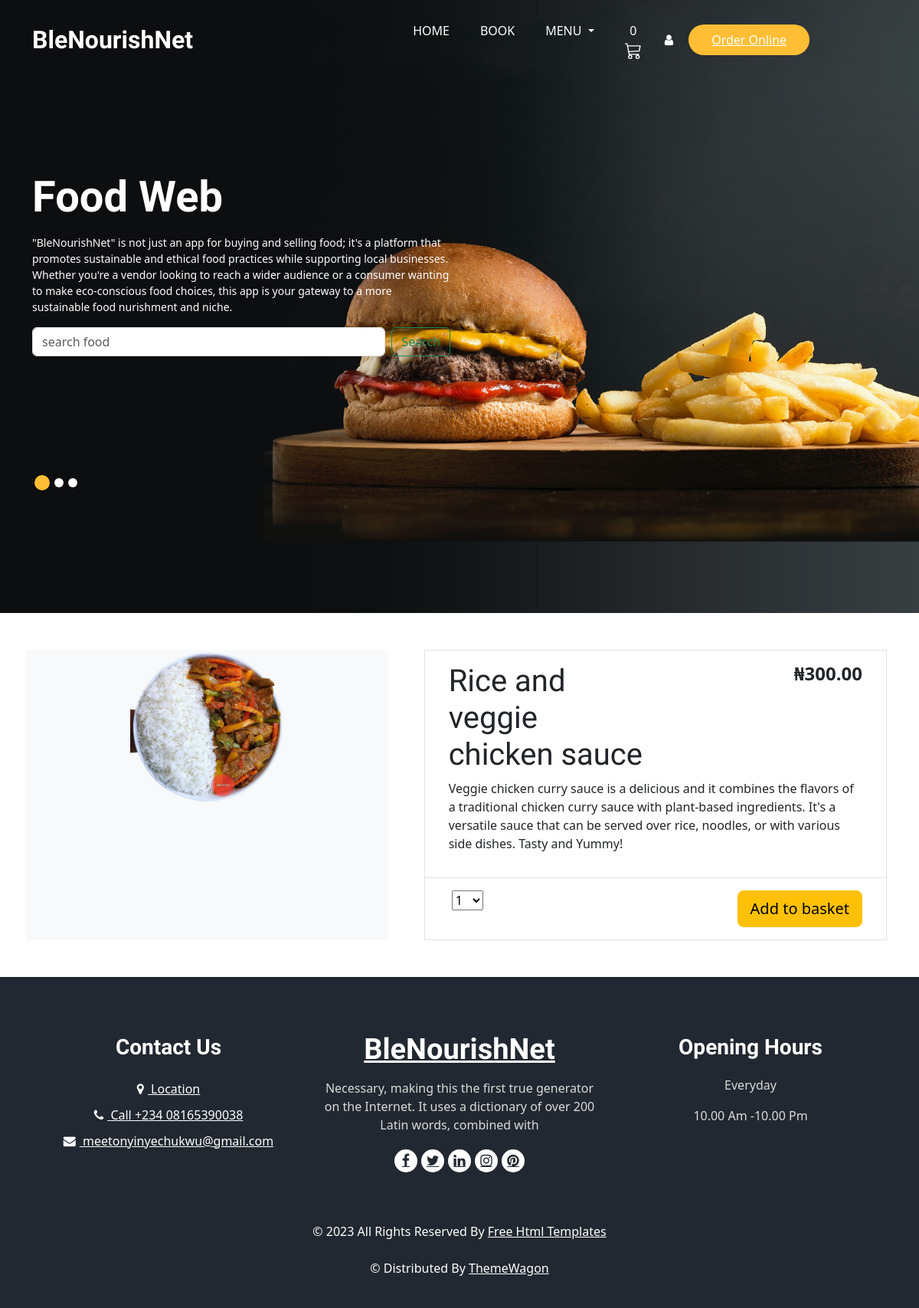
The page /item/rice-and-veggie-chicken-sauce/ on the database as committed earlier.
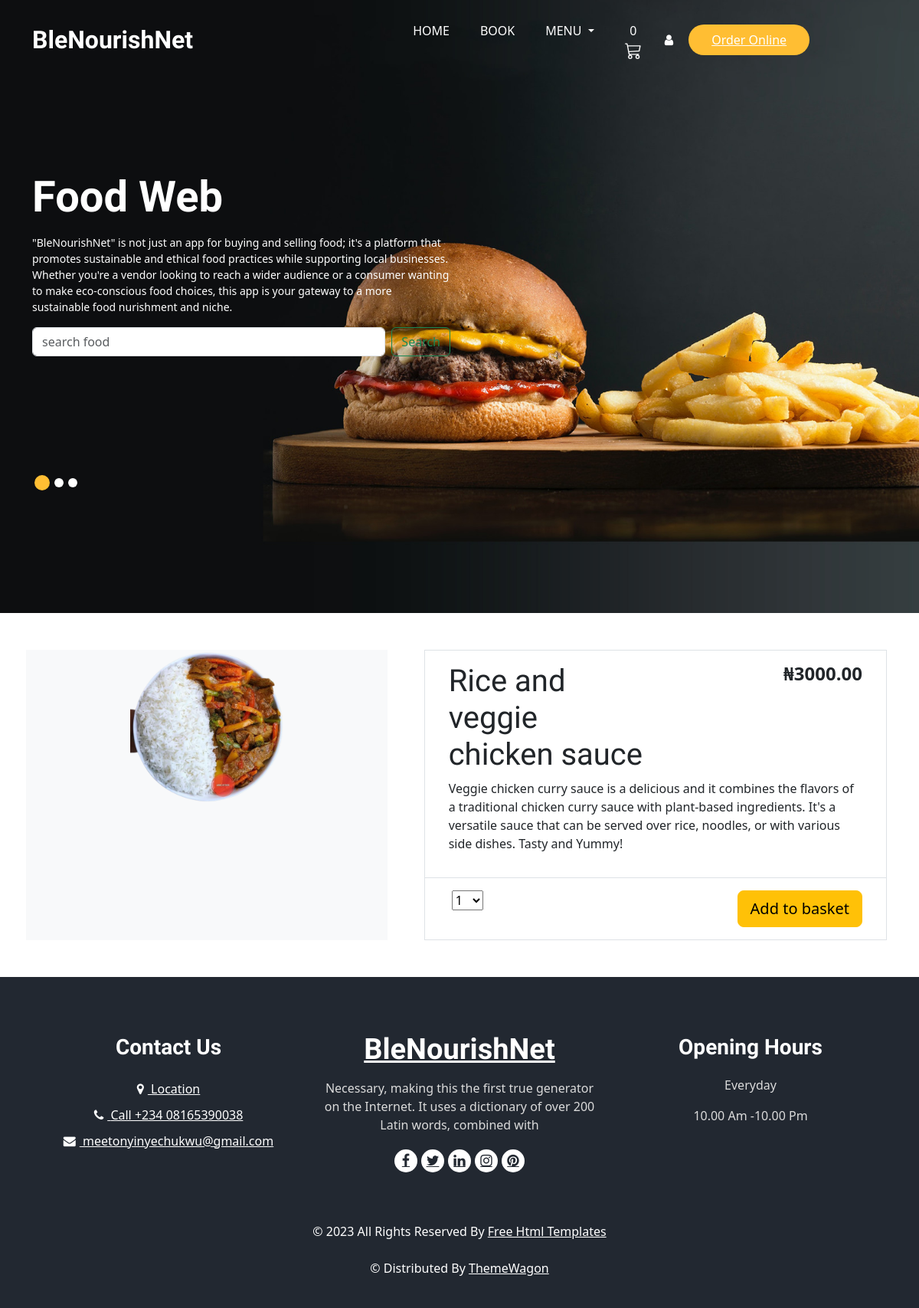
The same page on the database as committed later.
### WebApp/models.py (models this page shows, shortened)
class Products(models.Model):
    category = models.ForeignKey(Category, related_name='product',on_delete =models.CASCADE)
    created_by =models.ForeignKey(User, on_delete=models.CASCADE, related_name='product_creator')
    title = models.CharField(max_length =200)
    description = models.TextField(blank=True)
    image = models.ImageField(upload_to='images/')
    slug = models.SlugField(max_length=200)
    price = models.DecimalField(max_digits=12,decimal_places=2)
    in_stock = models.BooleanField(default=True)
    is_active = models.BooleanField(default=True)
    created_on = models.DateTimeField(auto_now_add=True)
    updated_on = models.DateTimeField(auto_now=True)
    class Meta:
        verbose_name_plural = 'Products'
        ordering = ('-created_on',)

### WebApp/views.py (the view)
# urls.py: path('item/<slug:slug>/', views.product_detail, name='product_detail'),
def product_detail(request, slug):
    product = get_object_or_404(Products, slug=slug, in_stock=True)
    return render(request, 'post_detail.html',{'product': product})

### WebApp/context_processors.py (called while the page is built)
def categories(request):
    return {
        'categories':Category.objects.all()
    }

### basket/basket.py (called while the page is built)
    def __len__(self):
        return sum(item['qty'] for item in self.basket.values())

### basket/context_processors.py (called while the page is built)
def basket(request):
    return {'basket': Basket(request)}

### templates/post_detail.html (shortened to what this page needs)
{% extends 'base.html' %}
{% load static %}
{% block content %}
<div class="container all mb-5">
    <main class="pt-5">
        <div class="row g-3">
            <div class="col-md-5 col-lg-5 order-md-first bg-light">
                <img class="img-fluid mx-auto d-block" width="200px" alt="Responsive image"
                    src="{{ product.image.url }}">
            </div>
            <div class="col-md-7 col-lg-7 ps-md-3 ps-lg-5">
                <div class="border">
                    <div class="col border-bottom">
                        <div class="row p-3">
                            <div class="col-6">
                                <h1>{{ product.title }}</h1>
                            </div>
                            <div class="col-6 text-end"><span class="h4 fw-bold">&#x20A6;{{ product.price }}</span>
                            </div>
                            <p>{{ product.description }}</p>
                        </div>
                    </div>
                    <div class="col">
                        <div class="row p-3">
                            <div class="col-6">
                                <select id="select">
                                    <option value="1">1</option>
                                </select>
                            </div>
                            <div class="col-6 text-end">
                                <button type="button" id="add-button" value="{{product.id}}" class="btn btn-warning btn-lg">Add to basket</button>
                            </div>
                        </div>
                    </div>
                </div>
            </div>
        </div>
    </main>
</div>
{% endblock %}

Rows that differ between the two databases and show on the page:
changed Products "Rice and veggie chicken sauce": price "300.00" → "3000.00"
